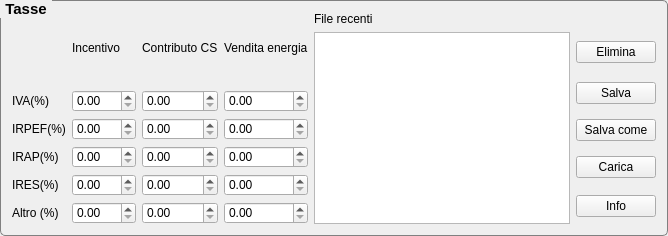
        <widget class="QGroupBox" name="groupTax">
         <property name="sizePolicy">
          <sizepolicy hsizetype="Preferred" vsizetype="Expanding">
           <horstretch>0</horstretch>
           <verstretch>0</verstretch>
          </sizepolicy>
         </property>
         <property name="font">
          <font>
           <pointsize>11</pointsize>
           <weight>75</weight>
           <bold>true</bold>
          </font>
         </property>
         <property name="styleSheet">
          <string notr="true">QGroupBox {
     background-color: qlineargradient(x1: 0, y1: 0, x2: 0, y2: 1,
                                       stop: 0 #E0E0E0, stop: 1 #FFFFFF);
     border: 1px solid gray;
     border-radius: 5px;
     margin-top: 4ex; /* leave space at the top for the title */
 }
QGroupBox::title {
     subcontrol-origin: margin;
     subcontrol-position: top left; /* position at the top center */
     padding: 0 3px;
      
 }</string>
         </property>
         <property name="title">
          <string>Tasse</string>
         </property>
         <layout class="QGridLayout" name="gridLayout_11">
          <item row="0" column="0">
           <layout class="QGridLayout" name="gridLayout_24">
            <item row="0" column="1">
             <widget class="QLabel" name="label_67">
              <property name="text">
               <string>Incentivo</string>
              </property>
              <property name="wordWrap">
               <bool>true</bool>
              </property>
             </widget>
            </item>
            <item row="0" column="2">
             <widget class="QLabel" name="label_68">
              <property name="text">
               <string>Contributo CS</string>
              </property>
              <property name="wordWrap">
               <bool>true</bool>
              </property>
             </widget>
            </item>
            <item row="0" column="3">
             <widget class="QLabel" name="label_69">
              <property name="text">
               <string>Vendita energia</string>
              </property>
              <property name="wordWrap">
               <bool>true</bool>
              </property>
             </widget>
            </item>
            <item row="1" column="0">
             <widget class="QLabel" name="label_70">
              <property name="text">
               <string>IVA(%)</string>
              </property>
              <property name="wordWrap">
               <bool>true</bool>
              </property>
             </widget>
            </item>
            <item row="1" column="1">
             <widget class="QDoubleSpinBox" name="dTIvaBonus">
              <property name="sizePolicy">
               <sizepolicy hsizetype="Minimum" vsizetype="Fixed">
                <horstretch>0</horstretch>
                <verstretch>0</verstretch>
               </sizepolicy>
              </property>
              <property name="maximum">
               <double>100.000000000000000</double>
              </property>
             </widget>
            </item>
            <item row="1" column="2">
             <widget class="QDoubleSpinBox" name="dTIvaCS">
              <property name="sizePolicy">
               <sizepolicy hsizetype="Minimum" vsizetype="Fixed">
                <horstretch>0</horstretch>
                <verstretch>0</verstretch>
               </sizepolicy>
              </property>
              <property name="maximum">
               <double>100.000000000000000</double>
              </property>
             </widget>
            </item>
            <item row="1" column="3">
             <widget class="QDoubleSpinBox" name="dTIvaEn">
              <property name="sizePolicy">
               <sizepolicy hsizetype="Minimum" vsizetype="Fixed">
                <horstretch>0</horstretch>
                <verstretch>0</verstretch>
               </sizepolicy>
              </property>
              <property name="maximum">
               <double>100.000000000000000</double>
              </property>
             </widget>
            </item>
            <item row="2" column="0">
             <widget class="QLabel" name="label_71">
              <property name="text">
               <string>IRPEF(%)</string>
              </property>
              <property name="wordWrap">
               <bool>true</bool>
              </property>
             </widget>
            </item>
            <item row="2" column="1">
             <widget class="QDoubleSpinBox" name="dTIrpefBonus">
              <property name="sizePolicy">
               <sizepolicy hsizetype="Minimum" vsizetype="Fixed">
                <horstretch>0</horstretch>
                <verstretch>0</verstretch>
               </sizepolicy>
              </property>
              <property name="maximum">
               <double>100.000000000000000</double>
              </property>
             </widget>
            </item>
            <item row="2" column="2">
             <widget class="QDoubleSpinBox" name="dTIrpefCS">
              <property name="sizePolicy">
               <sizepolicy hsizetype="Minimum" vsizetype="Fixed">
                <horstretch>0</horstretch>
                <verstretch>0</verstretch>
               </sizepolicy>
              </property>
              <property name="maximum">
               <double>100.000000000000000</double>
              </property>
             </widget>
            </item>
            <item row="2" column="3">
             <widget class="QDoubleSpinBox" name="dTIrpefEn">
              <property name="sizePolicy">
               <sizepolicy hsizetype="Minimum" vsizetype="Fixed">
                <horstretch>0</horstretch>
                <verstretch>0</verstretch>
               </sizepolicy>
              </property>
              <property name="maximum">
               <double>100.000000000000000</double>
              </property>
             </widget>
            </item>
            <item row="3" column="0">
             <widget class="QLabel" name="label_72">
              <property name="text">
               <string>IRAP(%)</string>
              </property>
              <property name="wordWrap">
               <bool>true</bool>
              </property>
             </widget>
            </item>
            <item row="3" column="1">
             <widget class="QDoubleSpinBox" name="dTIrapBonus">
              <property name="sizePolicy">
               <sizepolicy hsizetype="Minimum" vsizetype="Fixed">
                <horstretch>0</horstretch>
                <verstretch>0</verstretch>
               </sizepolicy>
              </property>
              <property name="maximum">
               <double>100.000000000000000</double>
              </property>
             </widget>
            </item>
            <item row="3" column="2">
             <widget class="QDoubleSpinBox" name="dTIrapCS">
              <property name="sizePolicy">
               <sizepolicy hsizetype="Minimum" vsizetype="Fixed">
                <horstretch>0</horstretch>
                <verstretch>0</verstretch>
               </sizepolicy>
              </property>
              <property name="maximum">
               <double>100.000000000000000</double>
              </property>
             </widget>
            </item>
            <item row="3" column="3">
             <widget class="QDoubleSpinBox" name="dTIrapEn">
              <property name="sizePolicy">
               <sizepolicy hsizetype="Minimum" vsizetype="Fixed">
                <horstretch>0</horstretch>
                <verstretch>0</verstretch>
               </sizepolicy>
              </property>
              <property name="maximum">
               <double>100.000000000000000</double>
              </property>
             </widget>
            </item>
            <item row="4" column="0">
             <widget class="QLabel" name="label_73">
              <property name="text">
               <string>IRES(%)</string>
              </property>
              <property name="wordWrap">
               <bool>true</bool>
              </property>
             </widget>
            </item>
            <item row="4" column="1">
             <widget class="QDoubleSpinBox" name="dTIresBonus">
              <property name="sizePolicy">
               <sizepolicy hsizetype="Minimum" vsizetype="Fixed">
                <horstretch>0</horstretch>
                <verstretch>0</verstretch>
               </sizepolicy>
              </property>
              <property name="maximum">
               <double>100.000000000000000</double>
              </property>
             </widget>
            </item>
            <item row="4" column="2">
             <widget class="QDoubleSpinBox" name="dTIresCS">
              <property name="sizePolicy">
               <sizepolicy hsizetype="Minimum" vsizetype="Fixed">
                <horstretch>0</horstretch>
                <verstretch>0</verstretch>
               </sizepolicy>
              </property>
              <property name="maximum">
               <double>100.000000000000000</double>
              </property>
             </widget>
            </item>
            <item row="4" column="3">
             <widget class="QDoubleSpinBox" name="dTIresEn">
              <property name="sizePolicy">
               <sizepolicy hsizetype="Minimum" vsizetype="Fixed">
                <horstretch>0</horstretch>
                <verstretch>0</verstretch>
               </sizepolicy>
              </property>
              <property name="maximum">
               <double>100.000000000000000</double>
              </property>
             </widget>
            </item>
            <item row="5" column="3">
             <widget class="QDoubleSpinBox" name="dTAltroEn">
              <property name="maximum">
               <double>100.000000000000000</double>
              </property>
             </widget>
            </item>
            <item row="5" column="2">
             <widget class="QDoubleSpinBox" name="dTAltroCS">
              <property name="maximum">
               <double>100.000000000000000</double>
              </property>
             </widget>
            </item>
            <item row="5" column="1">
             <widget class="QDoubleSpinBox" name="dTAltroBonus"/>
            </item>
            <item row="5" column="0">
             <widget class="QLabel" name="label_75">
              <property name="text">
               <string>Altro (%)</string>
              </property>
             </widget>
            </item>
           </layout>
          </item>
          <item row="0" column="1">
           <layout class="QGridLayout" name="gridLayout_10">
            <item row="0" column="0" colspan="2">
             <widget class="QLabel" name="label_74">
              <property name="text">
               <string>File recenti</string>
              </property>
             </widget>
            </item>
            <item row="1" column="0" rowspan="5">
             <widget class="QListView" name="listTaxes">
              <property name="sizePolicy">
               <sizepolicy hsizetype="Minimum" vsizetype="Minimum">
                <horstretch>0</horstretch>
                <verstretch>0</verstretch>
               </sizepolicy>
              </property>
             </widget>
            </item>
            <item row="1" column="1">
             <widget class="QPushButton" name="pushCutTaxFile">
              <property name="sizePolicy">
               <sizepolicy hsizetype="Fixed" vsizetype="Fixed">
                <horstretch>0</horstretch>
                <verstretch>0</verstretch>
               </sizepolicy>
              </property>
              <property name="text">
               <string>Elimina</string>
              </property>
             </widget>
            </item>
            <item row="2" column="1">
             <widget class="QPushButton" name="pushSaveTax">
              <property name="sizePolicy">
               <sizepolicy hsizetype="Fixed" vsizetype="Fixed">
                <horstretch>0</horstretch>
                <verstretch>0</verstretch>
               </sizepolicy>
              </property>
              <property name="text">
               <string>Salva</string>
              </property>
              <property name="icon">
               <iconset>
                <normaloff>:/images/save.png</normaloff>:/images/save.png</iconset>
              </property>
             </widget>
            </item>
            <item row="3" column="1">
             <widget class="QPushButton" name="pushSaveTaxAs">
              <property name="sizePolicy">
               <sizepolicy hsizetype="Fixed" vsizetype="Fixed">
                <horstretch>0</horstretch>
                <verstretch>0</verstretch>
               </sizepolicy>
              </property>
              <property name="text">
               <string>Salva come</string>
              </property>
             </widget>
            </item>
            <item row="4" column="1">
             <widget class="QPushButton" name="pushLoadTax">
              <property name="sizePolicy">
               <sizepolicy hsizetype="Fixed" vsizetype="Fixed">
                <horstretch>0</horstretch>
                <verstretch>0</verstretch>
               </sizepolicy>
              </property>
              <property name="text">
               <string>Carica</string>
              </property>
              <property name="icon">
               <iconset>
                <normaloff>:/images/open.png</normaloff>:/images/open.png</iconset>
              </property>
             </widget>
            </item>
            <item row="5" column="1">
             <widget class="QPushButton" name="pushInfoTax">
              <property name="sizePolicy">
               <sizepolicy hsizetype="Fixed" vsizetype="Fixed">
                <horstretch>0</horstretch>
                <verstretch>0</verstretch>
               </sizepolicy>
              </property>
              <property name="text">
               <string>Info</string>
              </property>
             </widget>
            </item>
           </layout>
          </item>
         </layout>
        </widget>
